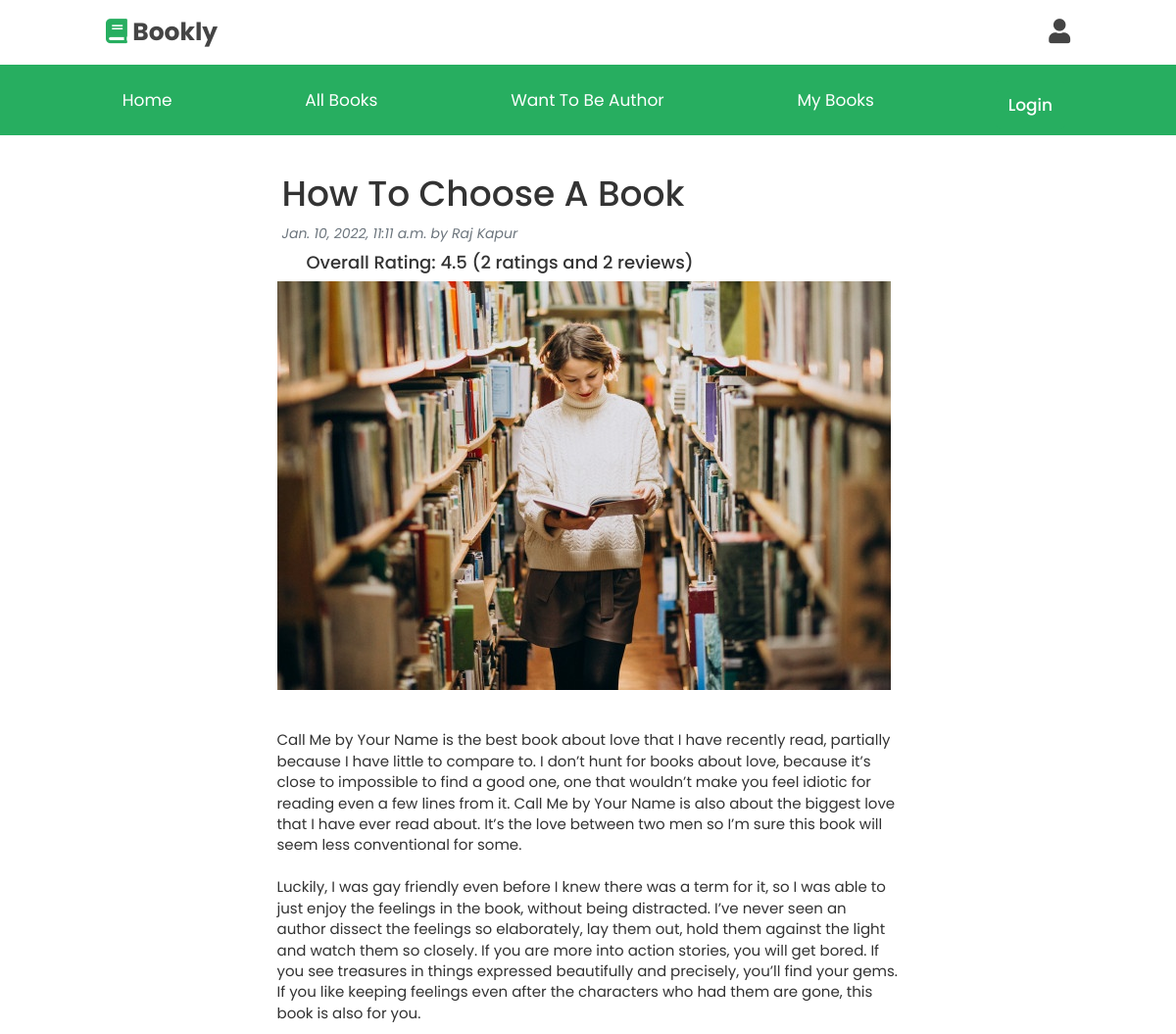
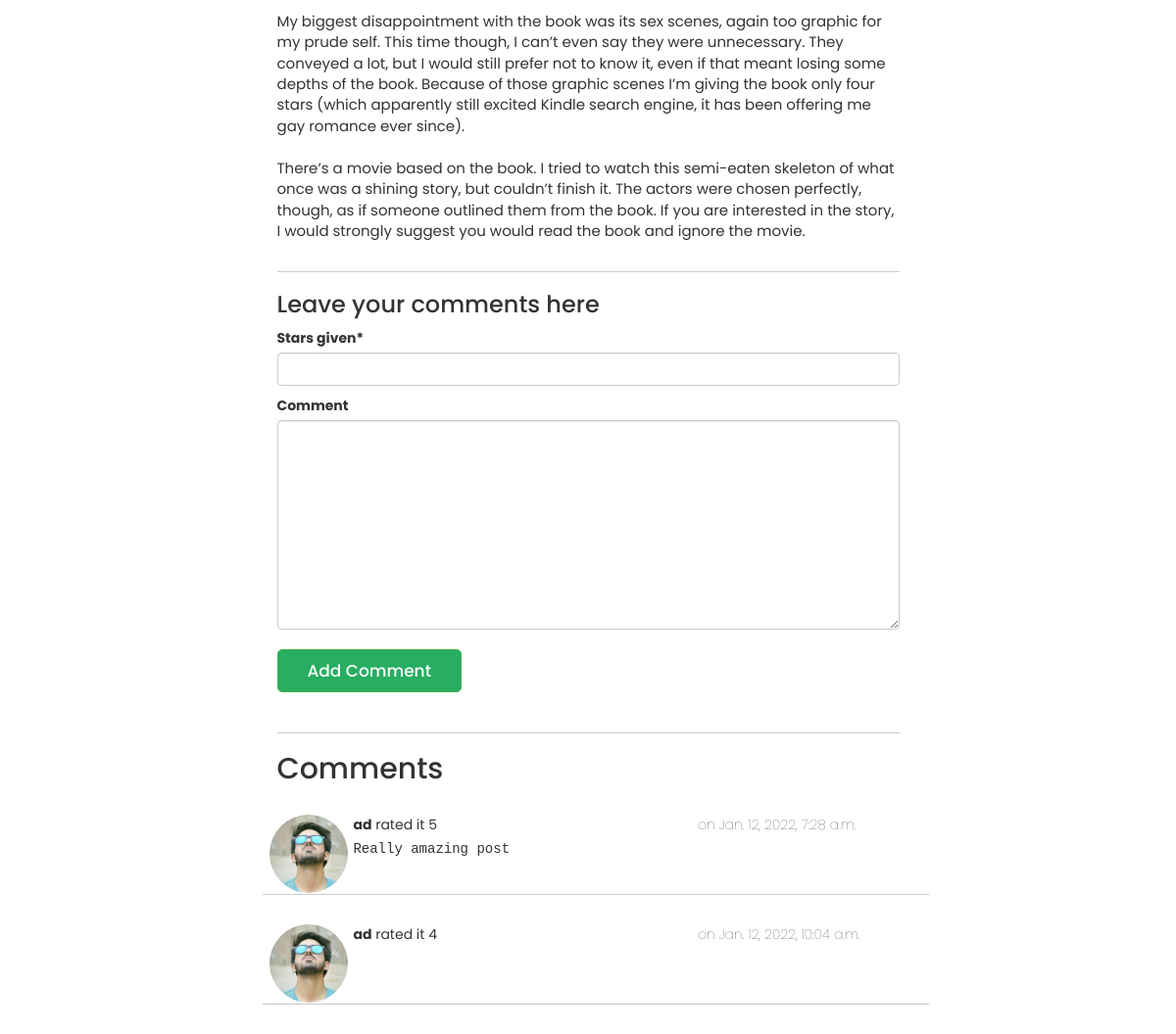
Before: /blog-detail/how-to-choose-a-book/ with the older database file (2 pictures, top to bottom).
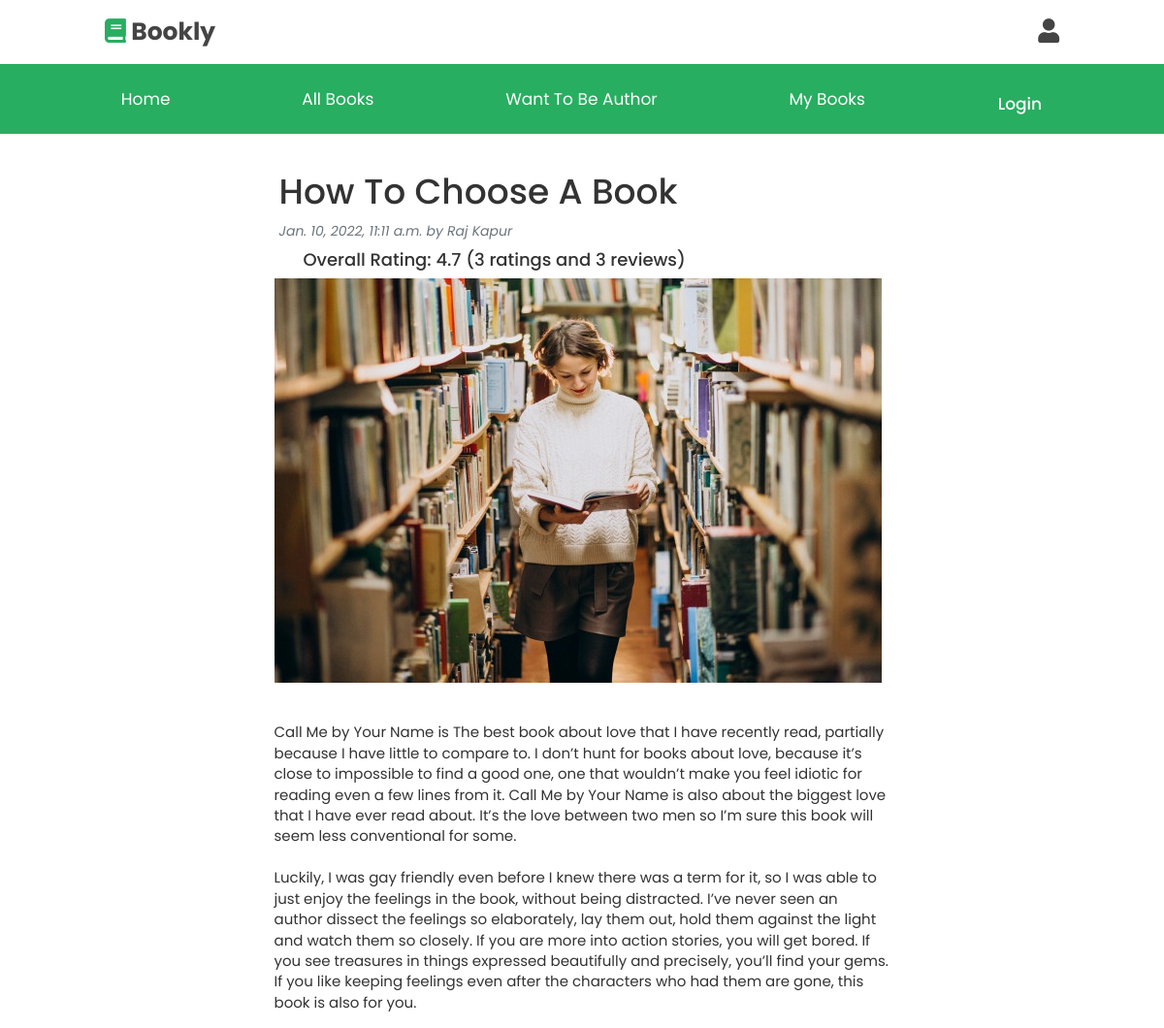
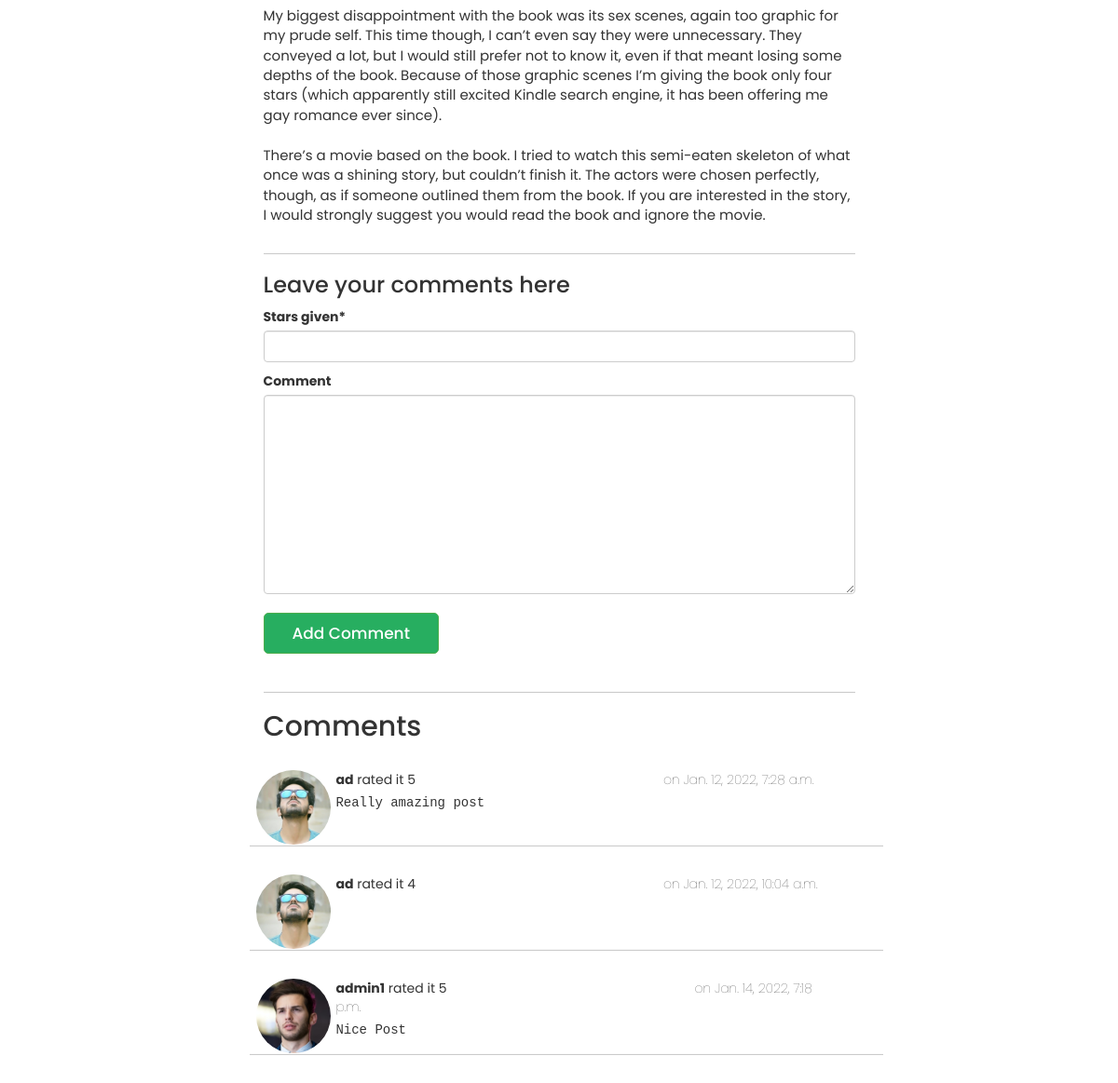
After: the same page with the newer database file (2 pictures, top to bottom).
### main_app/models.py (models this page shows, shortened)
class Blog(models.Model):
    owner = models.ForeignKey(CustomUser, on_delete=models.CASCADE)
    title = models.CharField(max_length=150)
    picture = models.ImageField(upload_to='blog/')
    body = models.TextField()
    slug = models.SlugField(max_length=250, unique=True)
    created_at = models.DateTimeField(default=timezone.now)
    def get_rating(self):
        total = sum(int(comment['stars_given']) for comment in self.blogcomment_set.all().values())
        if self.blogcomment_set.all().count() > 0:
            return total / self.blogcomment_set.all().count()
        else:
            return 0
    def get_number_of_rating(self):
        total = sum(int(review['stars_given']) for review in self.blogcomment_set.all().values())
        if self.blogcomment_set.all().count() > 0:
            return self.blogcomment_set.all().count()
        else:
            return 0
    def get_number_of_reviews(self):
        total = sum(int(review['stars_given']) for review in self.blogcomment_set.all().values())
        if self.blogcomment_set.all().count() > 0:
            return self.blogcomment_set.all().count()
        else:
            return 0

class BlogComment(models.Model):
    user = models.ForeignKey(CustomUser, on_delete=models.CASCADE)
    blog = models.ForeignKey(Blog,  on_delete=models.CASCADE)
    comments = models.TextField(null=True, blank=True)
    stars_given = models.IntegerField(
        validators=[MinValueValidator(0), MaxValueValidator(5)]
    )
    created_at = models.DateTimeField(default=timezone.now)

### users/models.py (models this page shows)
class CustomUser(AbstractUser):
    profile_picture = models.ImageField(default="default_pic.png", upload_to='users/')

### main_app/views.py (the view)
# urls.py: path('blog-detail/<str:slug>/', views.BlogDetailView, name='blog_detail'),
def BlogDetailView(request, slug):
    blog = Blog.objects.get(slug=slug)
    comment_form = BookReviewForm()
    return render(request, 'blog/detail.html', {'blog': blog, "comment_form": comment_form})

### main_app/forms.py
class BookReviewForm(forms.ModelForm):
    stars_given = forms.IntegerField(min_value=1, max_value=5)
    class Meta:
        model = BookReview
        fields = ('stars_given', 'comment')

### main_app/templates/blog/detail.html (shortened to what this page needs)
{% extends 'base.html' %}
{% load crispy_forms_tags %}
{% block content %}
    <div class="container">
        <div class="row justify-content-center">
                <div class="col-md-7">
                    <h1 class='ms-2'>{{blog.title}}</h1>
                    <p class='ms-2 text-muted fst-italic'>{{blog.created_at}}
                        by {{blog.owner.first_name}} {{blog.owner.last_name}}
                    </p>
                    <h4 class='ms-5'>
                        Overall Rating: {{blog.get_rating|floatformat:1}}
                        <span>
                            {% if blog.get_number_of_rating > 0 or blog.get_number_of_reviews > 0 %}
                                ({{blog.get_number_of_rating}} ratings and {{blog.get_number_of_reviews}} reviews)
                            {% else %}
                                (0 rating and 0 review)
                            {% endif %}
                        </span>
                    </h4>
                    <img src="{{blog.picture.url}}" alt=""><br><br><br>
                    <p class='fs-4'>{{blog.body|linebreaksbr}}</p>
                </div>
                <div class="col-md-7">
                    <hr>
                    <h3>Leave your comments here</h3>
                    <form action="{% url 'comments' blog.slug %}" method="post">
                        {{ comment_form |crispy }}
                        <button class="btn btn-success">Add Comment</button><br><br>
                    </form>
                </div>
                <div class="col-md-7">
                    {% if blog.blogcomment_set.exists %}<hr>
                    <h2>Comments</h2> <br>
                        {% for comment in blog.blogcomment_set.all %}
                            <div class="row mb-3">
                                <div class="col-1 me-5">
                                    <img class="small-profile-pic" src="{{ comment.user.profile_picture.url }}">
                                </div>
                                <div class="col-10">
                                        <b>{{ comment.user.username }}</b>
                                        rated it <input id="star-rating-1" name="star-rating-1" class="rating rating-loading" value="{{comment.stars_given}}" data-min="0" data-max="5" data-step="0.5" data-size="xs">
                                        <span class="fw-lighter">on {{ comment.created_at }}</span>
                                        <p class="mt-2 font-monospace">{{ comment.comments }}
                                        </p>
                                </div>
                                <hr>
                            </div>
                        {% endfor %}
                    {% endif %}
                </div>
        </div>
    </div>
{% endblock content %}

Changed rows visible on the page:
changed Blog "How To Choose A Book": get_rating "4.5" → "4.7"; get_number_of_rating "2" → "3"; get_number_of_reviews "2" → "3"; body "…by Your Name is the best book about love…" → "…by Your Name is The best book about love…"
added BlogComment: user.profile_picture (placeholder picture), user.username "admin1", star-rating-1 "5", created_at "Jan. 14, 2022, 7:18 p.m.", comments "Nice Post"
